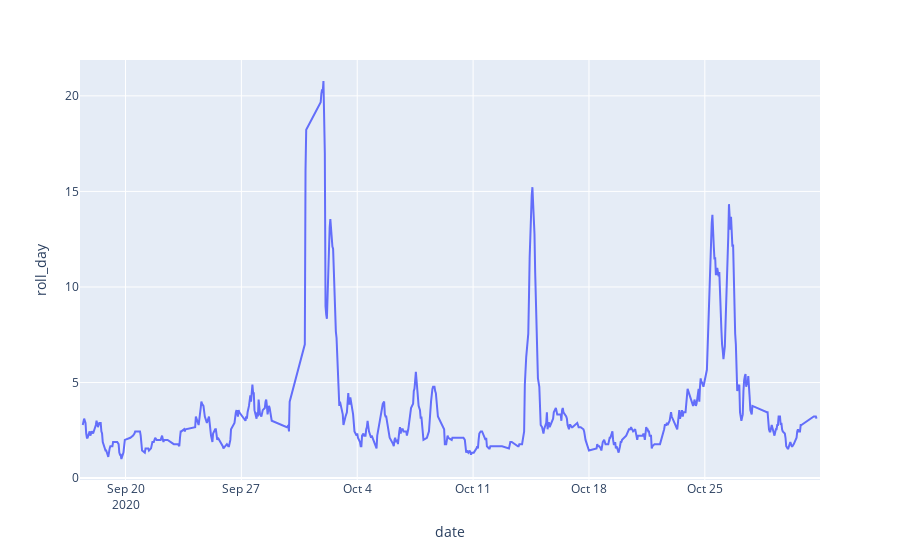

Notebook code for this chart:
### Code cell
df['roll_day'] = df["value"].rolling(3 * 3, center=True).mean()
fig = px.line(df, x="date", y="roll_day")
fig.show()

### Figure 1 — Plotly figure (JSON) as saved in the notebook; plotly's stock layout.template omitted (floating-point values rounded to 4 significant figures; data arrays with more than 128 entries replaced by an {"elided": "..."} marker saying what was removed)
{"data": [{"hoverlabel": {"namelength": 0}, "hovertemplate": "date=%{x}<br>roll_day=%{y}", "legendgroup": "", "line": {"color": "#636efa", "dash": "solid"}, "mode": "lines", "name": "", "showlegend": false, "type": "scatter", "x": {"elided": "625 str values"}, "xaxis": "x", "y": {"elided": "625 float values"}, "yaxis": "y"}], "layout": {"legend": {"tracegroupgap": 0}, "margin": {"t": 60}, "xaxis": {"anchor": "y", "domain": [0, 1], "title": {"text": "date"}}, "yaxis": {"anchor": "x", "domain": [0, 1], "title": {"text": "roll_day"}}}}
